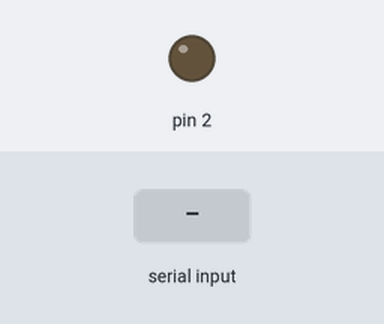
The sketch below on a simulated Arduino Uno, built with avr-gcc and run on an emulated ATmega328P. Parts: output pins drawn as LEDs (lit = HIGH). Inputs (shaded band) come from the test bench. What the sketch prints to the serial monitor is not drawn.

Above: at 1.2 s.
1.3 s: "1" received over Serial
At 2.5 s:
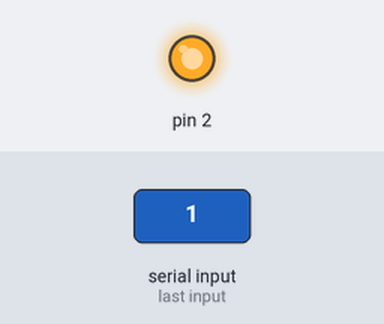
2.8 s: "2" received over Serial
At 3.7 s:
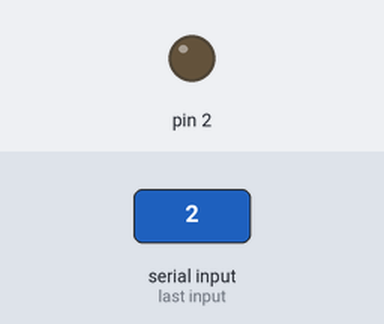
Timing chart, 0 to 5.8 s (numbered marks = the images above; inputs shaded):
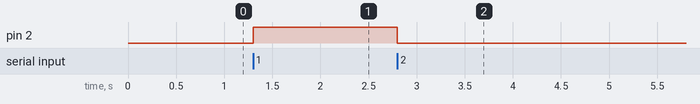

The sketch:

Onoffard.ino
```cpp
#include "SPI.h"


int myvariable = 0;

void setup() {
  Serial.begin(9600);
  pinMode(2, OUTPUT);

}

void loop() {

  if (Serial.available() > 0) {
    myvariable = Serial.read();

  }


  if (myvariable == '1') {
    Serial.write(myvariable);
    digitalWrite(2, HIGH);
    delay(500); }


  else if (myvariable == '2') {

  digitalWrite(2, LOW);

  }


  else {
   // myText = '2';
     digitalWrite(2, LOW);

  }
}
```

Measured:
- after the input at 1.3 s, pin 2: LOW → HIGH at once
- after the input at 2.8 s, pin 2: HIGH → LOW at once
